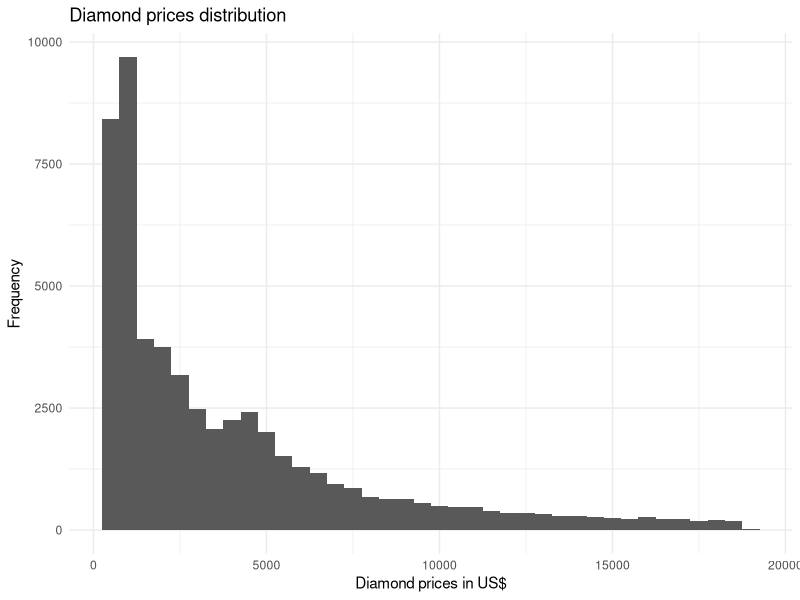
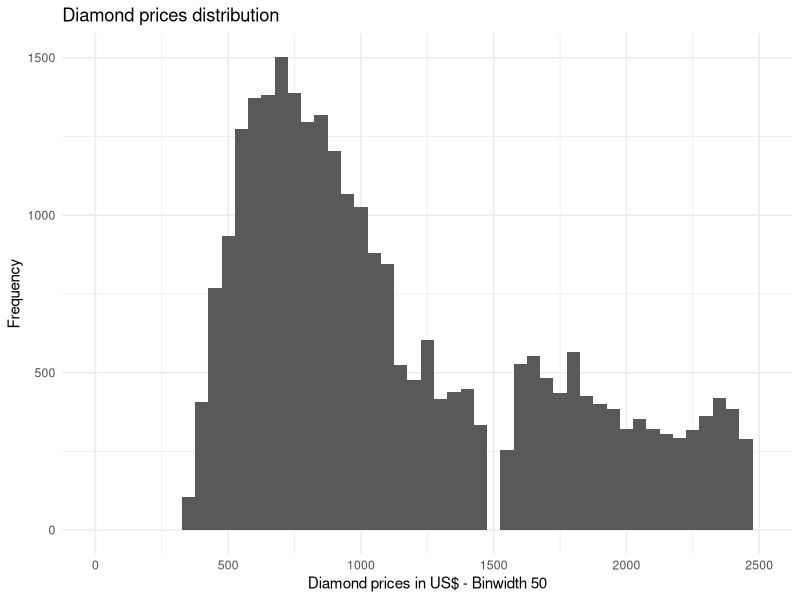
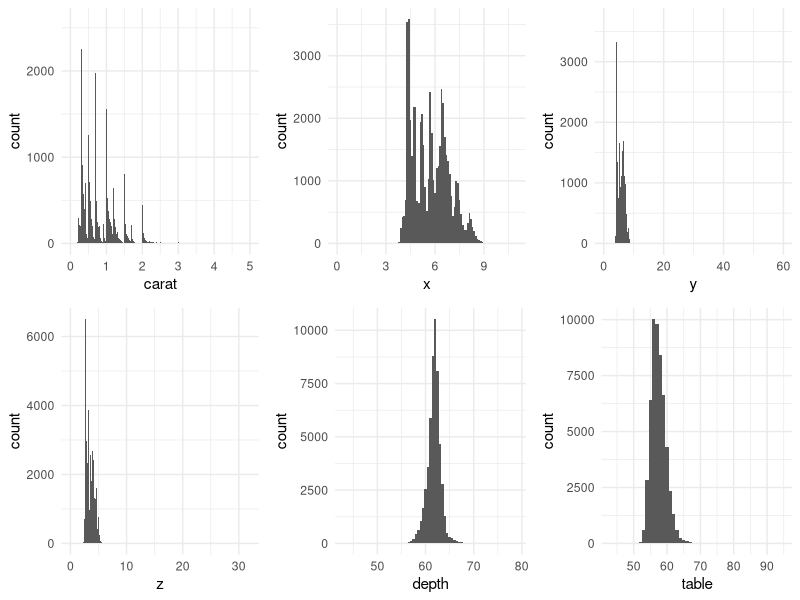
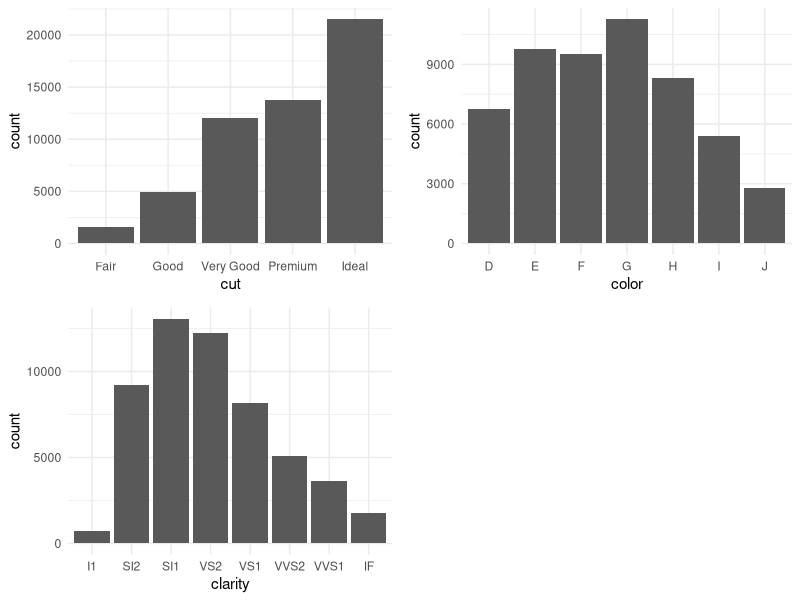
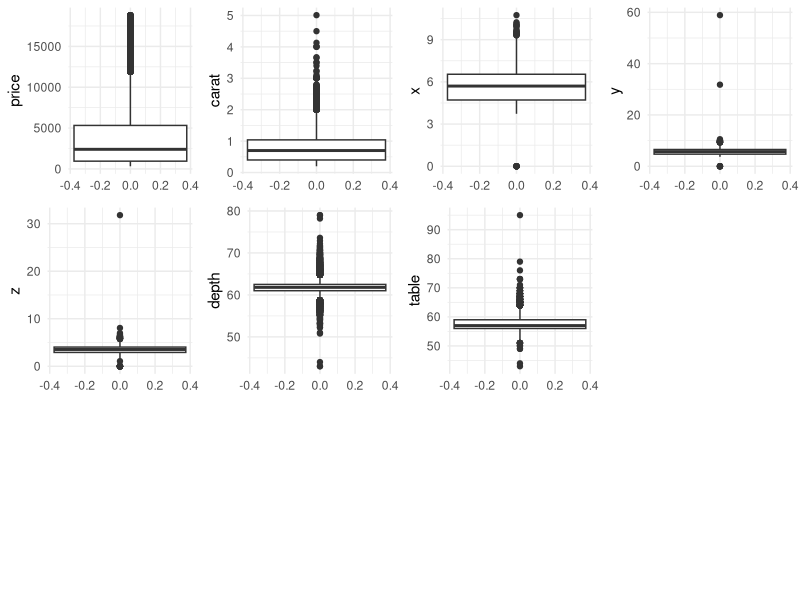
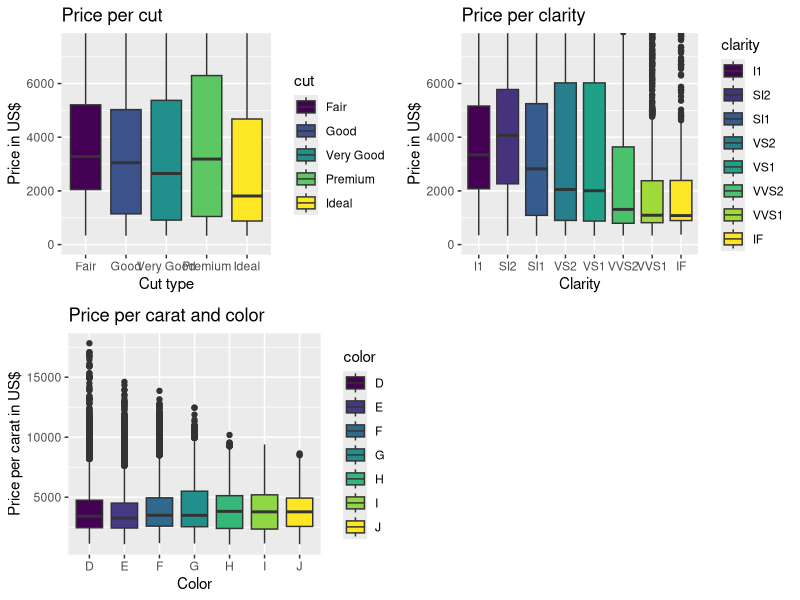

Here is the R script that generated these plots, in order:
## ---- chunk 1
knitr::opts_chunk$set(echo = TRUE)

defaultW <- getOption("warn") 
options(warn = -1) 
## ---- chunk 2
library(ggplot2)
library(tidyverse)
dsDiamonds <- diamonds
## ---- chunk 3
str(dsDiamonds,strict.width = "wrap",give.attr=FALSE)
## ---- chunk 4
head(dsDiamonds)
tail(dsDiamonds)
## ---- chunk 5
summary(dsDiamonds)
## ---- chunk 6
`%notin%` <- Negate(`%in%`)
subset(dsDiamonds, dsDiamonds$clarity %notin% c("SI1","VS2","SI2","VS1","VVS2","VVS1")) %>%
  summary()
## ---- chunk 7
sum(dsDiamonds$x == 0)
## ---- chunk 8
sum(dsDiamonds$y == 0)
## ---- chunk 9
sum(dsDiamonds$z == 0)
## ---- chunk 10
subset(dsDiamonds, dsDiamonds$z == 0)
## ---- chunk 11
ggplot(data=dsDiamonds) + geom_histogram(binwidth = 500, aes(x=price)) + ggtitle("Diamond prices distribution") + xlab("Diamond prices in US$") + ylab("Frequency") + theme_minimal()
## ---- chunk 12
ggplot(data=dsDiamonds) + geom_histogram(binwidth = 50, aes(x=price)) + ggtitle("Diamond prices distribution") + xlab("Diamond prices in US$ - Binwidth 50") + ylab("Frequency") + theme_minimal() + xlim(0,2500)
## ---- chunk 13
library(ggpubr)
carat <- ggplot(data = dsDiamonds) + geom_histogram(aes(carat), binwidth = 0.01) + xlim(0,5) + labs_pubr() + theme_minimal()
x <- ggplot(data = dsDiamonds) + geom_histogram(aes(x), binwidth = 0.1) + xlim(0,11) + labs_pubr() + theme_minimal()
y <- ggplot(data = dsDiamonds) + geom_histogram(aes(y), binwidth = 0.1) + xlim(0,60) + labs_pubr() + theme_minimal()
z <- ggplot(data = dsDiamonds) + geom_histogram(aes(z), binwidth = 0.1) + xlim(0,32) + labs_pubr() + theme_minimal()
depth <- ggplot(data = dsDiamonds) + geom_histogram(aes(depth), binwidth = 0.5) + xlim(43,79) + labs_pubr() + theme_minimal()
table <- ggplot(data = dsDiamonds) + geom_histogram(aes(table), binwidth = 1) + xlim(43,95) + labs_pubr() + theme_minimal()
ggarrange(ncol = 3, nrow = 2, carat,x,y,z,depth,table) 
## ---- chunk 14
cut <- ggplot(data = dsDiamonds) + geom_bar(aes(cut)) + labs_pubr() + theme_minimal()
color <- ggplot(data = dsDiamonds) + geom_bar(aes(color)) + labs_pubr() + theme_minimal()
clarity <- ggplot(data = dsDiamonds) + geom_bar(aes(clarity)) + labs_pubr() + theme_minimal()
ggarrange(ncol = 2, nrow = 2,cut,color,clarity)
## ---- chunk 15
price <- ggplot(data = dsDiamonds) + geom_boxplot(aes(y = price)) + labs_pubr() + theme_minimal()
carat <- ggplot(data = dsDiamonds) + geom_boxplot(aes(y = carat)) + labs_pubr() + theme_minimal()
x <- ggplot(data = dsDiamonds) + geom_boxplot(aes(y = x)) + labs_pubr() + theme_minimal()
y <- ggplot(data = dsDiamonds) + geom_boxplot(aes(y = y)) + labs_pubr() + theme_minimal()
z <- ggplot(data = dsDiamonds) + geom_boxplot(aes(y = z)) + labs_pubr() + theme_minimal()
depth <- ggplot(data = dsDiamonds) + geom_boxplot(aes(y = depth)) + labs_pubr() + theme_minimal()
table <- ggplot(data = dsDiamonds) + geom_boxplot(aes(y = table)) + labs_pubr() + theme_minimal()
ggarrange(ncol = 4, nrow = 3, price,carat,x,y,z,depth,table)
## ---- chunk 16
price_cut <- ggplot(dsDiamonds, aes(factor(cut), price, fill=cut)) + geom_boxplot() + ggtitle("Price per cut") + xlab("Cut type") + ylab("Price in US$") + coord_cartesian(ylim=c(0,7500))
price_clarity <- ggplot(dsDiamonds, aes(factor(clarity), price, fill=clarity)) + geom_boxplot() + ggtitle("Price per clarity") + xlab("Clarity") + ylab("Price in US$") + coord_cartesian(ylim=c(0,7500))
price_carat_color <- ggplot(dsDiamonds, aes(factor(color), (price/carat), fill=color)) + geom_boxplot() + ggtitle("Price per carat and color") + xlab("Color") + ylab("Price per carat in US$")
ggarrange(ncol = 2, nrow = 2,price_cut,price_clarity,price_carat_color)
## ---- chunk 17
subset(dsDiamonds,dsDiamonds$carat > 1) %>%
  count()

subset(dsDiamonds,dsDiamonds$carat > 1 & dsDiamonds$price > 3500) %>%
  count()
## ---- chunk 18
options(warn = defaultW)
